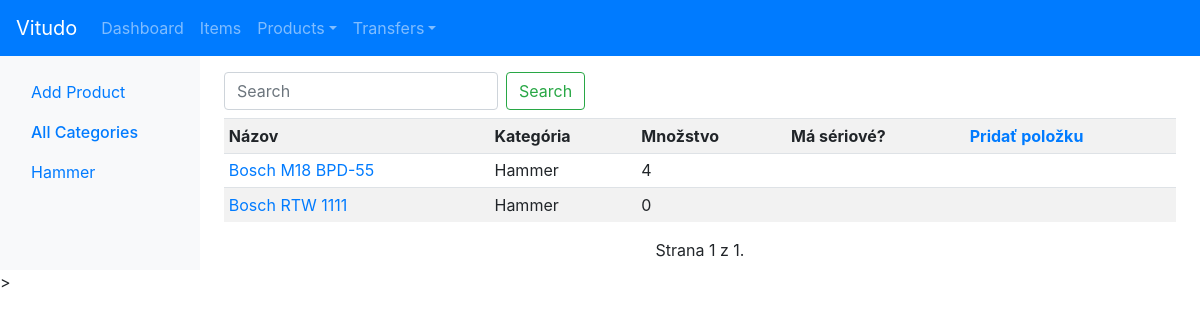
Screenshot of /products/ (signed in) with the database file from the repository.
### products/models.py (models this page shows, shortened)
class Category(models.Model):
	name = models.CharField(max_length=100)
	user = models.ForeignKey(User, on_delete=models.SET_NULL, null=True, blank=True)
	objects = CategoryManager()
	def __str__(self):
		return self.name

class Product(models.Model):
	brand = models.ForeignKey(Brand, on_delete=models.CASCADE)
	category = models.ForeignKey(Category, on_delete=models.CASCADE)
	model = models.CharField(max_length=100, null=True)
	full_name = models.CharField(max_length=200, null=True)
	alternative_name = models.CharField(max_length=200, null=True, blank=True)
	details = models.ForeignKey(ProductDetails, on_delete=models.SET_NULL, null=True)
	user = models.ForeignKey(User, on_delete=models.SET_NULL, null=True, blank=True)
	objects = ProductManager()
	def active_items_count(self):
		return Product.objects.filter(id=self.id, item__is_active=True).count()

class Brand(models.Model):
	name = models.CharField(max_length=100)
	user = models.ForeignKey(User, on_delete=models.SET_NULL, null=True, blank=True)
	objects = BrandManager()
	def __str__(self):
		return self.name

### products/views.py (the view)
# urls.py: path('', views.index, name='index'),
def index(request):
	if request.GET.get('category'):
		category = get_object_or_404(Category, id=request.GET.get('category'), user=request.user)
		products = Product.objects.this_user(request.user).this_category(category)
	else:
		products = Product.objects.this_user(request.user)
	categories = Category.objects.this_user(request.user).order_by('name')
	form = SearchForm(request.GET or None)
	if request.GET: products = products.search(request.GET.get('search'))
	products = pagination(request.GET.get('pg'), products)
	context = {
		'products': products,
		'categories': categories,
		'form': form,
		'page_title': 'Products',
	}
	return render(request, 'products/products/list/index.html', context)

### vitudo/forms.py
class SearchForm(forms.Form):
	search = forms.CharField(widget = forms.TextInput(attrs={'class':'form-control mr-sm-2', 'placeholder':'Search'}), required=False, label='')

### accounts/lockdown.py (called while the page is built, shortened)
    def __call__(self, request):
        response = self.get_response(request)
        return response

    def process_view(self, request, view_func, view_args, view_kwargs):
        if request.user.is_authenticated:
            return None

### products/managers.py (called while the page is built)
	def this_user(self, user):
		return self.filter(user=user)

	def this_user(self, user):
		return self.filter(user=user)

	def get_query_set(self):
		return CategoryQuerySet(self.model)

	def __getattr__(self, attr, *args):
		if attr.startswith("_"):
			raise AttributeError
		return getattr(self.get_query_set(), attr, *args)

	def get_query_set(self):
		return ProductQuerySet(self.model)

	def __getattr__(self, attr, *args):
		if attr.startswith("_"):
			raise AttributeError
		return getattr(self.get_query_set(), attr, *args)

### vitudo/utils.py (called while the page is built)
def pagination(page, qs):
	p = Paginator(qs, 10)
	qs = p.get_page(page if page else 1)
	return qs

### products/templates/products/products/list/index.html
{% extends 'products/products/list/base.html' %}
{% block content %}
    {% include 'tables/product_table.html' %}>
{% endblock content %}

### products/templates/products/products/list/base.html (shortened to what this page needs)
{% extends 'base.html' %}
{% block menu %}
    <nav id="sidebarMenu" class="col-md-3 col-lg-2 d-md-block bg-light">
      <div class="sidebar-sticky pt-3">
        <ul class="nav flex-column">
          <li class="nav-item">
            <a class="nav-link" href="{% url 'products:add' %}">Add Product</a>
          </li>
          <li class="nav-item">
            {% if request.GET %}
            <a class="nav-link" href="{% url 'products:index' %}?category=&pg={{ request.GET.pg }}&search={{ request.GET.search }}">All Categories</a>
            {% else %}
            <a class="nav-link" href="{% url 'products:index' %}">All Categories</a>
            {% endif %}
          </li>
          {% for category in categories %}
          <li class="nav-item">
              <a class="nav-link" href="{% url 'products:index' %}?category={{ category.id }}&pg={{ request.GET.pg }}&search={{ request.GET.search }}">{{ category.name }}</a>
          </li>
          {% endfor %}
        </ul>
      </div>
    </nav>
{% endblock menu %}

### templates/tables/product_table.html (shortened to what this page needs)
  <main role="main" class="col-md-9 ml-sm-auto col-lg-10 px-md-4">
    <div class="pt-3 pb-2">
    <div class="mb-2">
      <form class="form-inline" action="{{ request.path }}" method="get">
        {{ form }}
        <button class="btn btn-outline-success my-2 my-sm-0" type="submit">Search</button>
      </form>
    </div>
    <div class="table-responsive">
      <table class="table table-striped table-sm">
    {% if products %}
        <tr>
            <th>Názov</th>
            <th class="w-20">Kategória</th>
            <th class="w-20">Množstvo</th>
            <th class="w-20">Má sériové?</th>
            <th class="list_heading w-10"><a href="{% url 'products:index' %}">Pridať položku</a></th>
        </tr>
        {% for product in products %}
        <tr>
            <td class="list"><a href="{% url 'products:detail' product.id %}">{{ product.brand }} {{ product.model }}</a></td>
            <td>{{ product.category }}</td>
            <td>{{ product.active_items_count }}</td>
            <td>
            </td>
            <td class="list"><a href="{% url 'products:index' %}"></a></td>
        </tr>
        {% endfor %}
    {% else %}
        <tr>
            <td class="list"><a href="{% url 'products:index' %}">Je to tu prázdne. Klikni sem a vytvor produkt.</a></td>
        </tr>
    {% endif %}
    </table>
</div>
    <div class="pagination">
        <span class="step-links mx-auto">
            <span class="current">
                Strana {{ products.number }} z {{ products.paginator.num_pages }}.
            </span>
        </span>
    </div>
</div>
</main>

### static/css/app.css (style rules this page uses)
.nav-item > .active { font-weight: 500; }

### rows the page displays
Category: name "Hammer"
Product: brand "Bosch", model "M18 BPD-55", category "Hammer", active_items_count "4"
Product: brand "Bosch", model "RTW 1111", category "Hammer", active_items_count "0"

### other values shown
{{ products.number }} "1"
{{ products.paginator.num_pages }} "1"
